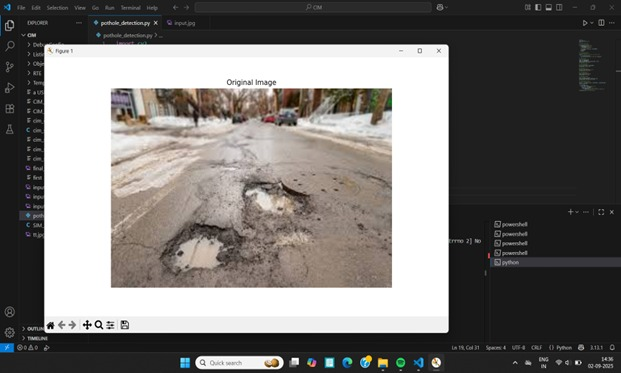
#> input picture original.jpg, 621 x 373 px
$ jupyter execute pothole_detection.ipynb   (shell and % lines are left out)
#> lines starting #> are read from the running program, lines starting #| are printed output that depends on the picture; after the words box and inside, x2 and y2 are one past the last pixel; in counts of white or black regions, pixels touching at a corner belong together
# 🛣️ Pothole Detection using Adaptive Thresholding & Texture Analysis

This notebook demonstrates pothole detection on road images using **classical computer vision** techniques such as:
- Grayscale conversion
- Gaussian blur
- Adaptive Thresholding
- Morphological operations
- Contour detection & filtering

---

[cell 1]
import cv2
import numpy as np
import matplotlib.pyplot as plt
from google.colab import files

def show_image(img, title="Image"):
    plt.figure(figsize=(10, 6))
    if len(img.shape) == 2:
        plt.imshow(img, cmap="gray")
    else:
        plt.imshow(cv2.cvtColor(img, cv2.COLOR_BGR2RGB))
    plt.title(title)
    plt.axis('off')
    plt.show()

[cell 2]
# Upload an image (JPG/PNG) from your computer
uploaded = files.upload()
#> the answer given: original.jpg
image_path = list(uploaded.keys())[0]

[cell 3]
image = cv2.imread(image_path)
#> image is the input picture: shape (373, 621, 3); mean B, G, R 113.9, 116.2, 119
if image is None:
    raise FileNotFoundError(f"Could not read image at path: {image_path}")

scale = 800 / image.shape[1]
#> scale = 1.29
image = cv2.resize(image, (800, int(image.shape[0] * scale)))
#> image: shape (480, 800, 3)
show_image(image, "Original Image")
#> in show_image, `plt.show()`:
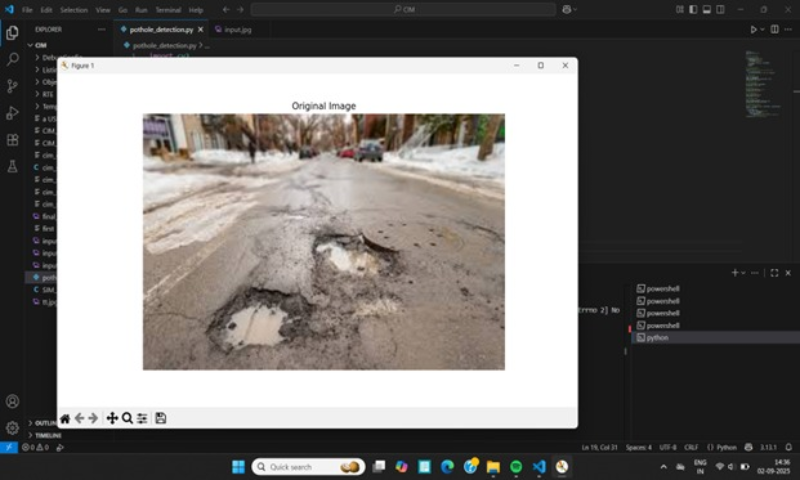
#> shown: shape (480, 800, 3); mean R, G, B 119, 116.2, 113.9

[cell 4]
gray = cv2.cvtColor(image, cv2.COLOR_BGR2GRAY)
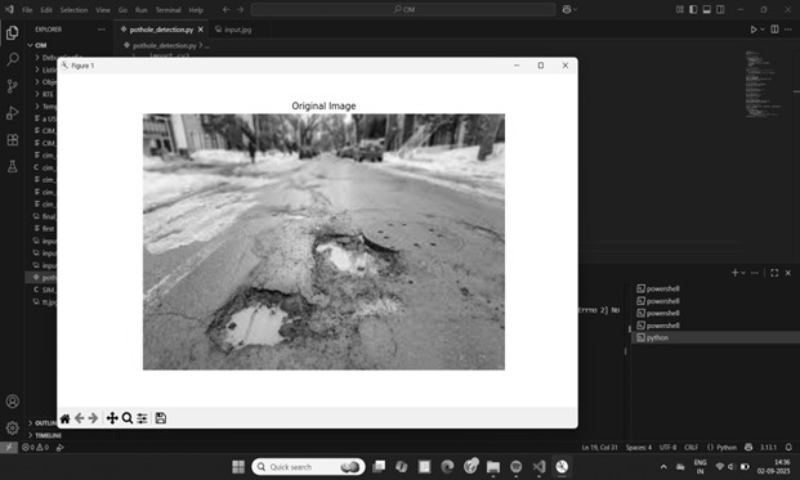
#> gray: shape (480, 800); min 0, max 255, mean 116.7
show_image(gray, "Grayscale Image")

blurred = cv2.GaussianBlur(gray, (5, 5), 0)
show_image(blurred, "Blurred Image")

[cell 5]
adaptive_thresh = cv2.adaptiveThreshold(
    blurred, 255, cv2.ADAPTIVE_THRESH_GAUSSIAN_C,
    cv2.THRESH_BINARY_INV, 11, 2
)
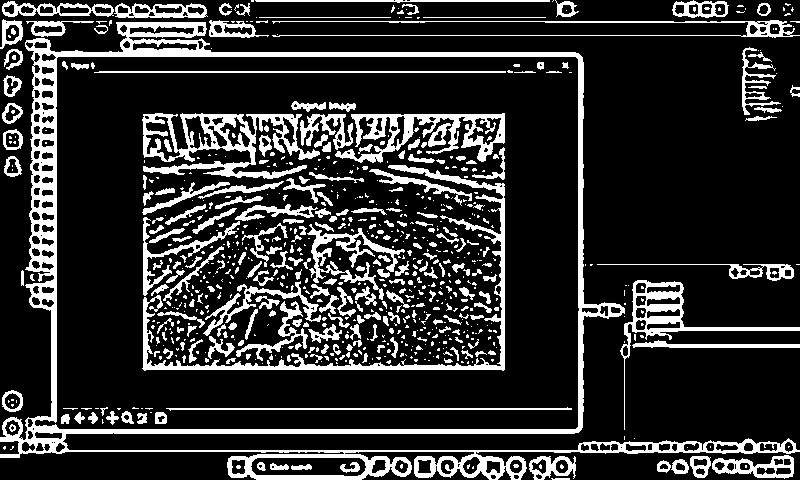
#> adaptive_thresh: shape (480, 800); 18.8% white; 767 white regions (516 under 20 px), largest, box (x1, y1, x2, y2) and area: (0, 22, 800, 480) 21850, (142, 165, 505, 371) 4470, (142, 113, 320, 179) 4354
show_image(adaptive_thresh, "Adaptive Thresholding")

[cell 6]
kernel = np.ones((7, 7), np.uint8)
closed = cv2.morphologyEx(adaptive_thresh, cv2.MORPH_CLOSE, kernel)
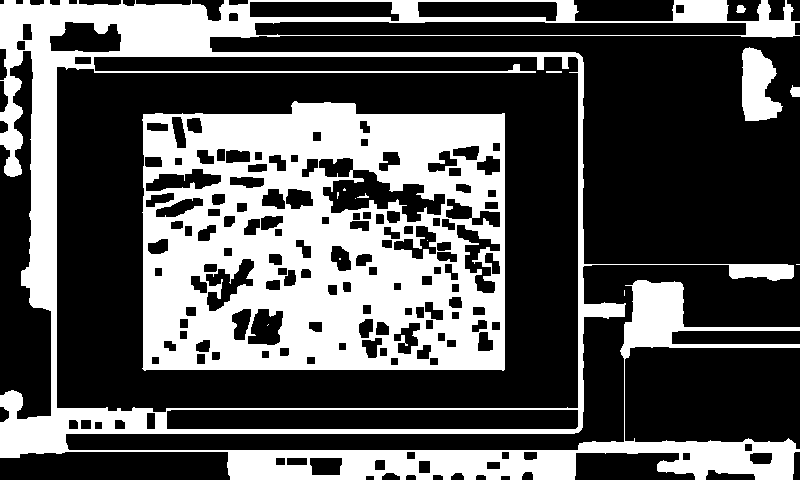
#> closed: shape (480, 800); 34.2% white; 15 white regions (8 under 20 px)
show_image(closed, "After Morphological Closing")

[cell 7]
contours, _ = cv2.findContours(closed, cv2.RETR_EXTERNAL, cv2.CHAIN_APPROX_SIMPLE)
#> contours = 6 contours, 2 with area under 20; largest, box (x1, y1, x2, y2) and area: (0, 0, 800, 480) 259354, (742, 47, 783, 121) 1974, (790, 85, 800, 97) 74, (736, 5, 746, 13) 48
output_img = image.copy()

for c in contours:
    area = cv2.contourArea(c)
    if area > 4000:
        x, y, w, h = cv2.boundingRect(c)
        aspect_ratio = w / float(h)
        if 0.5 < aspect_ratio < 3:
            cv2.rectangle(output_img, (x, y), (x + w, y + h), (0, 255, 0), 3)
#> this loop made 6 passes
#> (area, x, y, w, h, aspect_ratio) on pass 6: (259353.5, 0, 0, 800, 480, 1.67)
#> area on passes 3 to 5: 73.5, 1974.5, 47.5
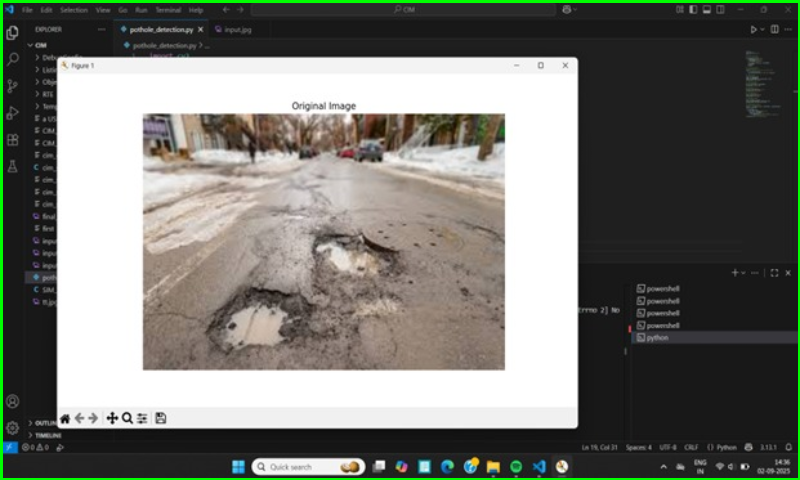
#> output_img: shape (480, 800, 3); mean B, G, R 113.3, 119.9, 118.5

show_image(output_img, "Final Pothole Detection")
